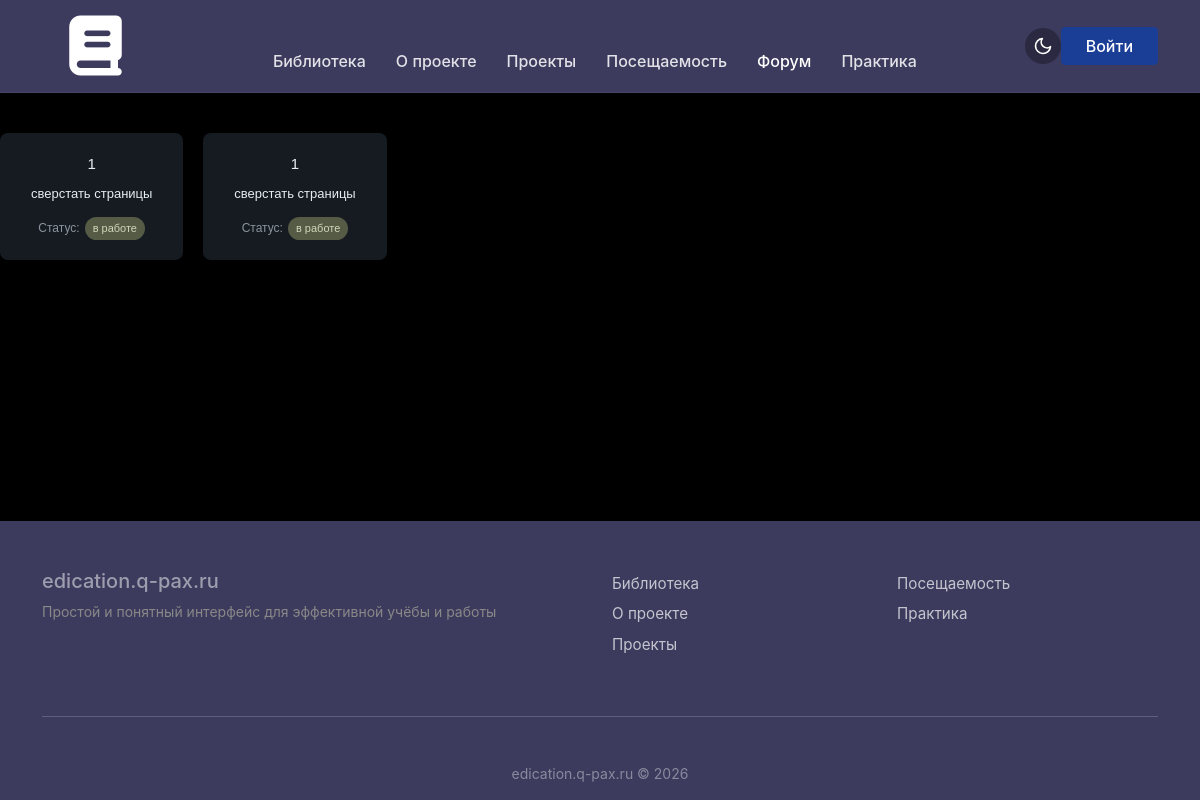
Screenshot of /docs with the database file from the repository.
### tables this page shows
CREATE TABLE `doc` (
  `id` int NOT NULL,
  `number` int NOT NULL,
  `name` varchar(50) NOT NULL,
  `status` varchar(50) NOT NULL,
  `description` varchar(150) NOT NULL,
  `tags` varchar(200) NOT NULL
);

### core/Controller.php (called while the page is built, shortened)
<?php
class Controller
{
    protected function render($view, $data = [])
    {
        $data['auth_user'] = $_SESSION['user'] ?? null;
        extract($data);
        require_once __DIR__ . '/../views/' . $view . '.php';
        require_once __DIR__ . '/../views/layouts/main.php';
    }
}

### controllers/DocController.php (called while the page is built, shortened)
<?php
require_once __DIR__ . '/../core/Controller.php';
class DocController extends Controller {
    public function index() {
        require __DIR__ . '/../config/PDO.php';
        $stmt = $connect->query("SELECT * FROM doc");
        $docs = $stmt->fetchAll(PDO::FETCH_ASSOC);
        $this->render('doc', [
            'title' => 'Список документации',
            'docs'  => $docs
        ]);
    }
}

### index.php (called while the page is built, shortened)
<?php
require_once 'Router.php';
$listRoute = require_once __DIR__ . '/config/route.php';
$router = new Router();
$router->add($listRoute);
$router->dispatch();

### views/doc.php (the view)
<div class="container-doc">
    <?php foreach ($docs as $doc) { ?>
        <a href="/docs/detail/<?= $doc['id'] ?>" class="card-doc">
            <span><?= htmlspecialchars($doc['number']) ?></span>
            <p><?= htmlspecialchars($doc['name']) ?></p>
            <p>Статус: </p><span class="status-doc"><?= htmlspecialchars($doc['status']) ?></span>
        </a>
    <?php } ?>
</div>

### Router.php (shortened to what this page needs)
<?php
class Router
{
    private $routes = [];
    public function add(array $routesList): void
    {
        foreach ($routesList as $route) {
            $this->routes[] = [
                'path'    => $route[0],
                'handler' => $route[1],
                'method'  => $route[2] ?? 'GET',
            ];
        }
    }
    public function dispatch(): void
    {
        $method = $_SERVER['REQUEST_METHOD'];
        $uri = parse_url($_SERVER['REQUEST_URI'], PHP_URL_PATH);
        $uri = rtrim($uri, '/');
        foreach ($this->routes as $route) {
            if ($route['method'] !== $method) {
                continue;
            }
            $routePath = rtrim($route['path'], '/');
            $pattern = '#^' . preg_replace('/\{([a-z]+)\}/', '([^/]+)', $routePath) . '$#';
            if (preg_match($pattern, $uri, $matches)) {
                array_shift($matches);
                [$controllerName, $action] = explode('@', $route['handler']);
                $controller = new $controllerName();
                $controller->$action(...$matches);
                return;
            }
        }
        exit;
    }
}

### assets/css/style.css (style rules this page uses)
:root { --color-bg-dark: #000000; --color-header-dark: #3c3b5d; --color-btn-active: #1a3e95; --color-card-dark: #0a0a0a; --color-text-main: #ffffff; --color-text-secondary: #888888; --color-logo-bg: #d9d9d9; --color-section-stats: #181818; --color-btn-hover: #132e70; --color-grey-background: #2a2a2a; }
a { text-decoration: none; color: var(--color-text-main); }
html, body { height: 100%; margin: 0; padding: 0; }
body { display: flex; flex-direction: column; min-height: 100vh; background-color: var(--color-bg-dark); color: var(--color-text-main); font-family: -apple-system, BlinkMacSystemFont, "Segoe UI", Roboto, "Helvetica Neue", Arial, sans-serif; overflow-x: hidden; }
.container-doc { display: grid; grid-template-columns: repeat(6, 1fr); gap: 20px; max-width: 1200px; margin: 40px auto; font-family: Arial, sans-serif; }
.card-doc { display: block; box-sizing: border-box; background-color: #161b22; border-radius: 8px; padding: 20px 15px; text-align: center; text-decoration: none; color: #e6edf3; transition: background-color 0.2s ease; }
.card-doc p { margin: 0; padding: 0; }
.card-doc span:first-child { display: block; font-size: 15px; margin-bottom: 8px; }
.card-doc p:first-of-type { font-size: 13px; margin-bottom: 12px; }
.card-doc p:last-of-type { display: inline-block; font-size: 12px; color: #8b949e; }
.status-doc { display: inline-block; background-color: #555b44; color: #d2d6ba; font-size: 11px; padding: 3px 8px; border-radius: 12px; margin-left: 5px; }

### rows the page displays
doc: number "1", name "сверстать страницы", status "в работе"
doc: number "1", name "сверстать страницы", status "в работе"
